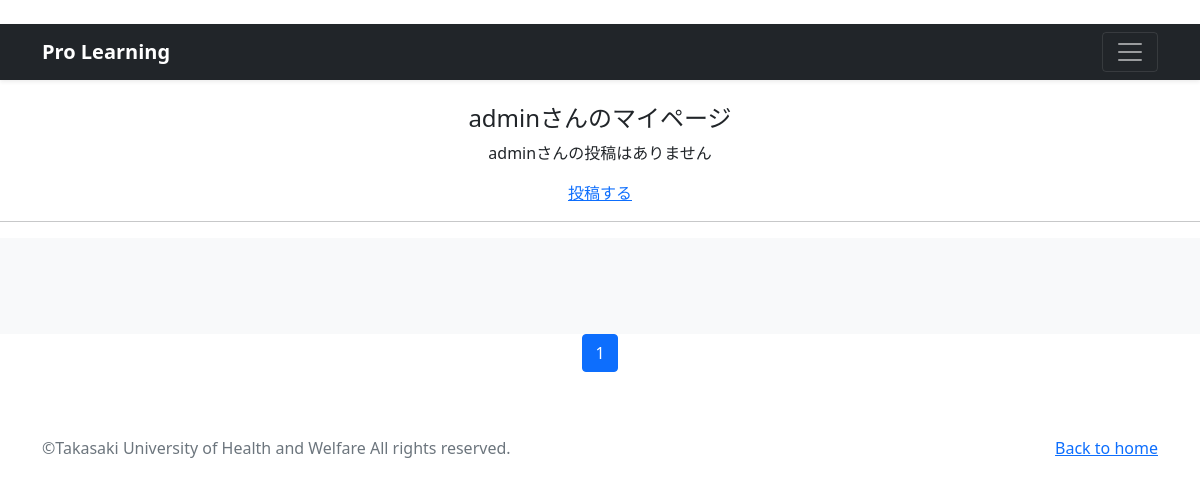
The app's page /mypage/ (signed in), older data.
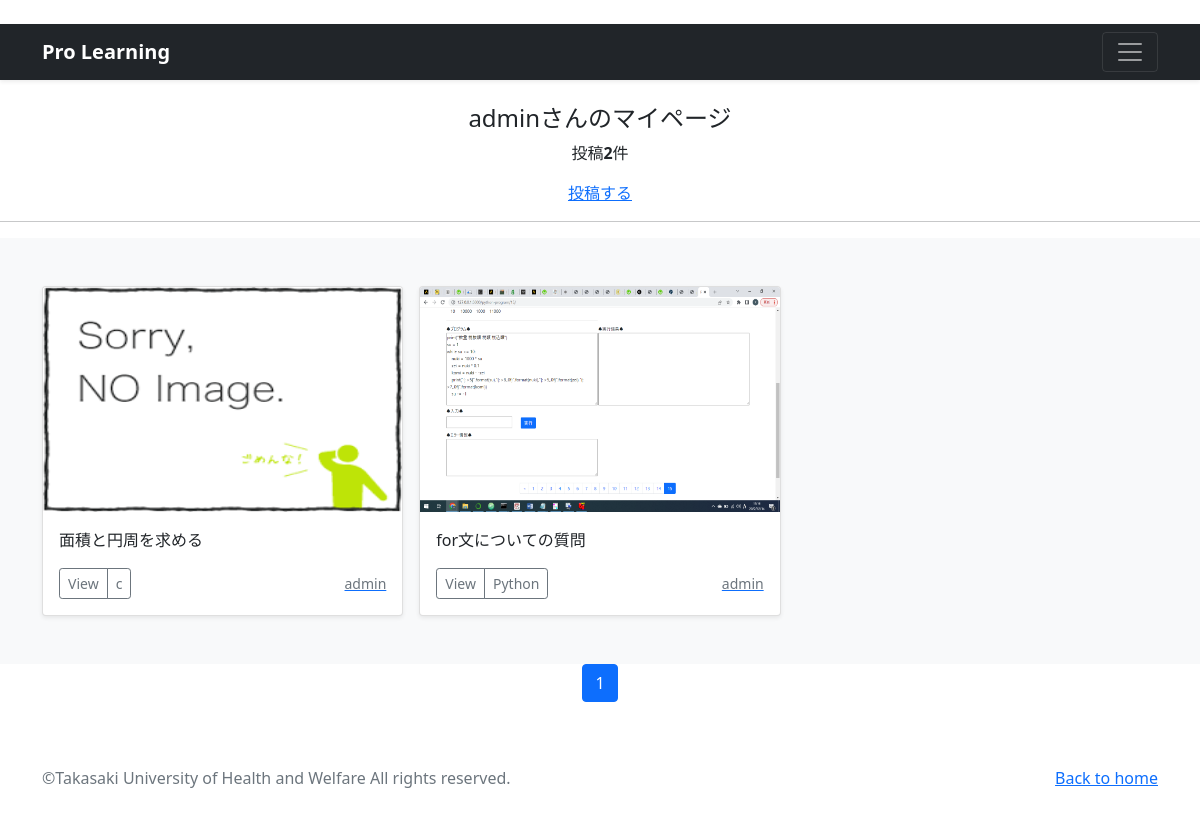
The same page, newer data.
### accounts/models.py (models this page shows)
class CustomUser(AbstractUser):
    pass

### base/models.py (models this page shows, shortened)
class Post(models.Model):
    user = models.ForeignKey(
        CustomUser,
        verbose_name='ユーザー',
        on_delete=models.CASCADE
        )
    category = models.ForeignKey(
        Category,
        verbose_name='カテゴリ',
        on_delete=models.PROTECT
        )
    title = models.CharField(
        verbose_name='タイトル', # フィールドのタイトル
        max_length=200        # 最大文字数は200
        )
    comment = models.TextField(
        verbose_name='コメント',  # フィールドのタイトル
        )
    image1 = models.ImageField(
        verbose_name='イメージ1',# フィールドのタイトル
        upload_to = 'photos',  # MEDIA_ROOT以下のphotosにファイルを保存
        blank=True,            # フィールド値の設定は必須でない
        null=True              # データベースにnullが保存されることを許容
        )
    image2 = models.ImageField(
        verbose_name='イメージ2',# フィールドのタイトル
        upload_to = 'photos',  # MEDIA_ROOT以下のphotosにファイルを保存
        blank=True,            # フィールド値の設定は必須でない
        null=True              # データベースにnullが保存されることを許容
        )
    posted_at = models.DateTimeField(
        verbose_name='投稿日時', # フィールドのタイトル
        auto_now_add=True       # 日時を自動追加
        )

class Category(models.Model):
    title = models.CharField(
        verbose_name='カテゴリ', # フィールドのタイトル
        max_length=20)

### base/views.py (the view)
# urls.py: path('mypage/', views.MypageView.as_view(), name = 'mypage'),
class MypageView(ListView):
    template_name ='mypage.html'
    paginate_by = 6
    def get_queryset(self):
      queryset = Post.objects.filter(
        user=self.request.user).order_by('-posted_at')
      return queryset

### base/templates/mypage.html (shortened to what this page needs)
{% extends 'base.html' %}
      {% block contents %}
      {% if user.is_authenticated %}
        <br>
        <div style="text-align:center">
          <h4>{{user.username}}さんのマイページ</h4>
          {% if object_list.count == 0 %}
            <p>{{user.username}}さんの投稿はありません</p>
          {% else %}
            <p>投稿<strong>{{object_list.count}}</strong>件</p>
          {% endif %}
          <a href="{% url 'base:post' %}">投稿する</a>
        </div>
        <hr>
      {% endif %}
      {% include "post_list.html" %}
      {% include "pagination.html" %}
      {% endblock %}

### base/templates/base.html (shortened to what this page needs)
{% load static %}
<!doctype html>
<html lang="ja">
  <head>
    <link href="https://cdn.jsdelivr.net/npm/bootstrap@5.0.2/dist/css/bootstrap.min.css"
          rel="stylesheet"
>
  </head>
  <body>
    <header>
      <div class="navbar navbar-dark bg-dark shadow-sm">
        <div class="container">
          <a href="{% url 'base:index' %}"
             class="navbar-brand d-flex align-items-center">
            <strong>Pro Learning</strong>
          </a>
          <button class="navbar-toggler"
                  type="button"
                  data-bs-toggle="collapse"
                  data-bs-target="#navbarHeader"
                  aria-controls="navbarHeader"
                  aria-expanded="false"
                  aria-label="Toggle navigation">
            <span class="navbar-toggler-icon"></span>
          </button>
        </div>
      </div>
    </header>
    <main>
      {% block contents %}{% endblock %}
    </main>
    <footer class="text-muted py-5">
      <div class="container">
        <p class="float-end mb-1">
          <a href="{% url 'base:index' %}">Back to home</a>
        </p>
        <p class="mb-1">
          ©Takasaki University of Health and Welfare All rights reserved.</p>
      </div>
    </footer>
  </body>
</html>

### base/templates/post_list.html (shortened to what this page needs)
  <div class="album py-5 bg-light">
    <div class="container">
      <div class="row row-cols-1 row-cols-sm-2 row-cols-md-3 g-3">
        {% for record in object_list %}
        <div class="col">
          <div class="card shadow-sm">
            {% if record.image1 %}
            <img src="{{ record.image1.url }}"
                 class="bd-placeholder-img card-img-top"
                 width="100%" height="225"
                 xmlns="http://www.w3.org/2000/svg"
                 role="img" aria-label="Placeholder: Thumbnail"
                 preserveAspectRatio="xMidYMid slice"
                 focusable="false">
                 <rect width="100%" height="100%" fill="#55595c"/>
            {% else %}
            <img src="/media/stock/noimage.png"
                 class="bd-placeholder-img card-img-top"
                 width="100%" height="225"></img>
            {% endif %}
            <div class="card-body">
              <p class="card-text">
                {{record.title}}
              </p>
              <div class="d-flex justify-content-between align-items-center">
                <div class="btn-group">
                  <button type="button"
                          class="btn btn-sm btn-outline-secondary" onclick="location.href='{% url 'base:post_detail' record.pk %}'">
                          View</button>
                  <button type="button"
                          class="btn btn-sm btn-outline-secondary" onclick="location.href='{% url 'base:post_cate' category=record.category.id %}'">
                          {{record.category.title}}</button>
                </div>
                <a href="{% url 'base:user_list' user=record.user.id %}">
                  <small class="text-muted">
                    {{record.user.username}}</small>
                </a>
              </div>
            </div>
          </div>
        </div>
        {% endfor %}
      </div>
    </div>
  </div>

### base/templates/pagination.html (shortened to what this page needs)
<ul class="pagination"
    style="justify-content:center">
    {% for num in page_obj.paginator.page_range %}
        {% if page_obj.number == num %}
        <li class="page-item active">
            <span class="page-link">{{ num }}</span>
        </li>
        {% else %}
        <li class="page-item">
            <a class="page-link" href="?page={{ num }}">{{ num }}</a>
        </li>
        {% endif %}
    {% endfor %}
</ul>

### base/templates/base.html (style rules this page uses)
.bd-placeholder-img { font-size: 1.125rem; text-anchor: middle; -webkit-user-select: none; -moz-user-select: none; user-select: none; }

Row changes from the older to the newer data that the page shows:
changed CustomUser "admin": username "admin" → (not shown)
added Post: title "面積と円周を求める", category "c", user.username "admin"
added Post: image1 (picture), title "for文についての質問", category "Python", user.username "admin"
Text that changed along with them:
{{ object_list.count }}: (not shown) → "2"
text no longer shown: "さんの投稿はありません"
text now shown: "投稿 件"
